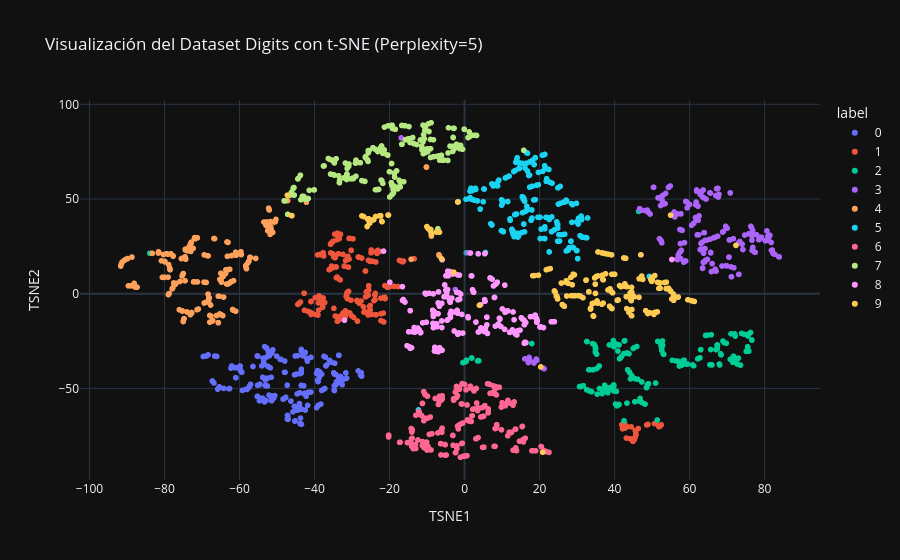
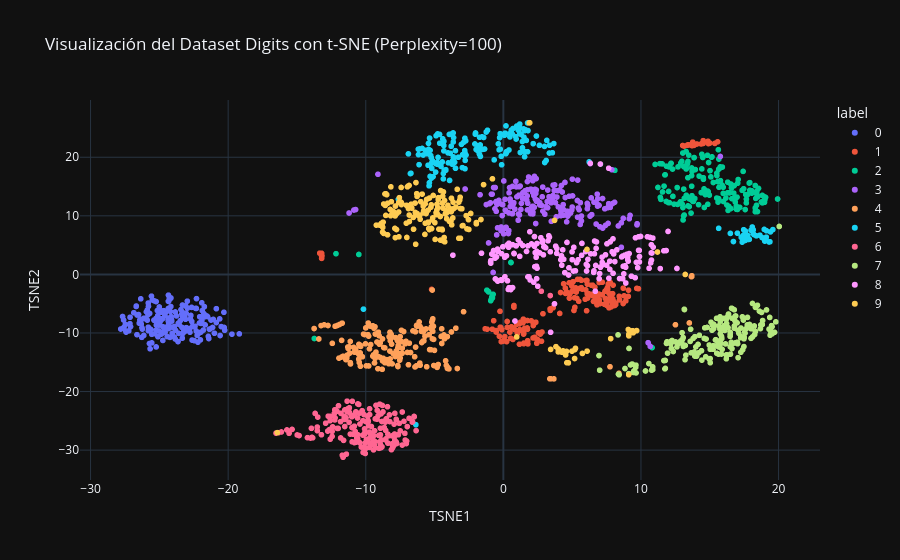
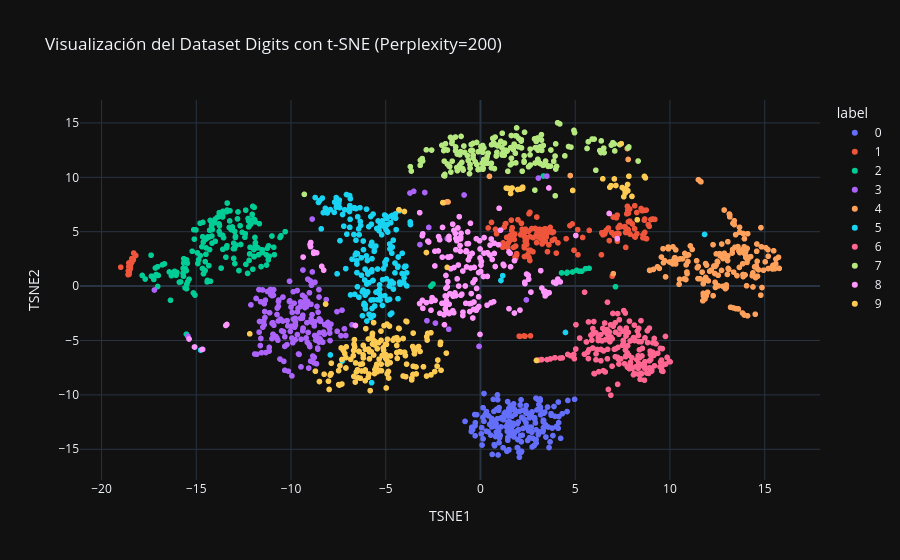

Notebook code cell kept with these figures, in order:
### Code cell
'''
2. Experimenta con t-SNE: Modifica el hiperparámetro perplexity en el modelo
t-SNE a valores más bajos (ej. 5) y más altos (ej. 200). ¿Cómo cambia la
visualización? ¿Qué parece controlar este parámetro?
'''
perplexities = [5, 100, 200]

for p in perplexities:
    tsne = TSNE(n_components=2, perplexity=p, random_state=1)
    X_tsne = tsne.fit_transform(X_scaled)

    df_tsne = pd.DataFrame(data=X_tsne, columns=['TSNE1', 'TSNE2'])
    df_tsne['label'] = y.astype(str)

    # Visualizamos
    fig = px.scatter(df_tsne, x='TSNE1', y='TSNE2', color='label',
                    title=f'Visualización del Dataset Digits con t-SNE (Perplexity={p})',
                    labels={'color': 'Dígito'})
    fig.show()

'''
El parámetro de perplexity controla el "radio de vecindad" que el método
utiliza para construir su distribucion de probabilidad.

Un valor bajo de perplexity preserva las características de clusters pequeños
y su relación con vecinos próximos.

Un valor más alto de perplexity tendra en cuenta vecinos mas distantes, y
dará mayor información acerca de la estructura global de los datos.
'''

### Figure 1 — Plotly figure (JSON) as saved in the notebook; plotly's stock layout.template omitted (floating-point values rounded to 4 significant figures; data arrays with more than 128 entries replaced by an {"elided": "..."} marker saying what was removed)
{"data": [{"hovertemplate": "label=0<br>TSNE1=%{x}<br>TSNE2=%{y}<extra></extra>", "legendgroup": "0", "marker": {"color": "#636efa", "symbol": "circle"}, "mode": "markers", "name": "0", "showlegend": true, "x": {"elided": "178 float values"}, "xaxis": "x", "y": {"elided": "178 float values"}, "yaxis": "y", "type": "scattergl"}, {"hovertemplate": "label=1<br>TSNE1=%{x}<br>TSNE2=%{y}<extra></extra>", "legendgroup": "1", "marker": {"color": "#EF553B", "symbol": "circle"}, "mode": "markers", "name": "1", "showlegend": true, "x": {"elided": "182 float values"}, "xaxis": "x", "y": {"elided": "182 float values"}, "yaxis": "y", "type": "scattergl"}, {"hovertemplate": "label=2<br>TSNE1=%{x}<br>TSNE2=%{y}<extra></extra>", "legendgroup": "2", "marker": {"color": "#00cc96", "symbol": "circle"}, "mode": "markers", "name": "2", "showlegend": true, "x": {"elided": "177 float values"}, "xaxis": "x", "y": {"elided": "177 float values"}, "yaxis": "y", "type": "scattergl"}, {"hovertemplate": "label=3<br>TSNE1=%{x}<br>TSNE2=%{y}<extra></extra>", "legendgroup": "3", "marker": {"color": "#ab63fa", "symbol": "circle"}, "mode": "markers", "name": "3", "showlegend": true, "x": {"elided": "183 float values"}, "xaxis": "x", "y": {"elided": "183 float values"}, "yaxis": "y", "type": "scattergl"}, {"hovertemplate": "label=4<br>TSNE1=%{x}<br>TSNE2=%{y}<extra></extra>", "legendgroup": "4", "marker": {"color": "#FFA15A", "symbol": "circle"}, "mode": "markers", "name": "4", "showlegend": true, "x": {"elided": "181 float values"}, "xaxis": "x", "y": {"elided": "181 float values"}, "yaxis": "y", "type": "scattergl"}, {"hovertemplate": "label=5<br>TSNE1=%{x}<br>TSNE2=%{y}<extra></extra>", "legendgroup": "5", "marker": {"color": "#19d3f3", "symbol": "circle"}, "mode": "markers", "name": "5", "showlegend": true, "x": {"elided": "182 float values"}, "xaxis": "x", "y": {"elided": "182 float values"}, "yaxis": "y", "type": "scattergl"}, {"hovertemplate": "label=6<br>TSNE1=%{x}<br>TSNE2=%{y}<extra></extra>", "legendgroup": "6", "marker": {"color": "#FF6692", "symbol": "circle"}, "mode": "markers", "name": "6", "showlegend": true, "x": {"elided": "181 float values"}, "xaxis": "x", "y": {"elided": "181 float values"}, "yaxis": "y", "type": "scattergl"}, {"hovertemplate": "label=7<br>TSNE1=%{x}<br>TSNE2=%{y}<extra></extra>", "legendgroup": "7", "marker": {"color": "#B6E880", "symbol": "circle"}, "mode": "markers", "name": "7", "showlegend": true, "x": {"elided": "179 float values"}, "xaxis": "x", "y": {"elided": "179 float values"}, "yaxis": "y", "type": "scattergl"}, {"hovertemplate": "label=8<br>TSNE1=%{x}<br>TSNE2=%{y}<extra></extra>", "legendgroup": "8", "marker": {"color": "#FF97FF", "symbol": "circle"}, "mode": "markers", "name": "8", "showlegend": true, "x": {"elided": "174 float values"}, "xaxis": "x", "y": {"elided": "174 float values"}, "yaxis": "y", "type": "scattergl"}, {"hovertemplate": "label=9<br>TSNE1=%{x}<br>TSNE2=%{y}<extra></extra>", "legendgroup": "9", "marker": {"color": "#FECB52", "symbol": "circle"}, "mode": "markers", "name": "9", "showlegend": true, "x": {"elided": "180 float values"}, "xaxis": "x", "y": {"elided": "180 float values"}, "yaxis": "y", "type": "scattergl"}], "layout": {"xaxis": {"anchor": "y", "domain": [0.0, 1.0], "title": {"text": "TSNE1"}}, "yaxis": {"anchor": "x", "domain": [0.0, 1.0], "title": {"text": "TSNE2"}}, "legend": {"title": {"text": "label"}, "tracegroupgap": 0}, "title": {"text": "Visualización del Dataset Digits con t-SNE (Perplexity=5)"}}}

### Figure 2 — Plotly figure (JSON) as saved in the notebook; plotly's stock layout.template omitted (floating-point values rounded to 4 significant figures; data arrays with more than 128 entries replaced by an {"elided": "..."} marker saying what was removed)
{"data": [{"hovertemplate": "label=0<br>TSNE1=%{x}<br>TSNE2=%{y}<extra></extra>", "legendgroup": "0", "marker": {"color": "#636efa", "symbol": "circle"}, "mode": "markers", "name": "0", "showlegend": true, "x": {"elided": "178 float values"}, "xaxis": "x", "y": {"elided": "178 float values"}, "yaxis": "y", "type": "scattergl"}, {"hovertemplate": "label=1<br>TSNE1=%{x}<br>TSNE2=%{y}<extra></extra>", "legendgroup": "1", "marker": {"color": "#EF553B", "symbol": "circle"}, "mode": "markers", "name": "1", "showlegend": true, "x": {"elided": "182 float values"}, "xaxis": "x", "y": {"elided": "182 float values"}, "yaxis": "y", "type": "scattergl"}, {"hovertemplate": "label=2<br>TSNE1=%{x}<br>TSNE2=%{y}<extra></extra>", "legendgroup": "2", "marker": {"color": "#00cc96", "symbol": "circle"}, "mode": "markers", "name": "2", "showlegend": true, "x": {"elided": "177 float values"}, "xaxis": "x", "y": {"elided": "177 float values"}, "yaxis": "y", "type": "scattergl"}, {"hovertemplate": "label=3<br>TSNE1=%{x}<br>TSNE2=%{y}<extra></extra>", "legendgroup": "3", "marker": {"color": "#ab63fa", "symbol": "circle"}, "mode": "markers", "name": "3", "showlegend": true, "x": {"elided": "183 float values"}, "xaxis": "x", "y": {"elided": "183 float values"}, "yaxis": "y", "type": "scattergl"}, {"hovertemplate": "label=4<br>TSNE1=%{x}<br>TSNE2=%{y}<extra></extra>", "legendgroup": "4", "marker": {"color": "#FFA15A", "symbol": "circle"}, "mode": "markers", "name": "4", "showlegend": true, "x": {"elided": "181 float values"}, "xaxis": "x", "y": {"elided": "181 float values"}, "yaxis": "y", "type": "scattergl"}, {"hovertemplate": "label=5<br>TSNE1=%{x}<br>TSNE2=%{y}<extra></extra>", "legendgroup": "5", "marker": {"color": "#19d3f3", "symbol": "circle"}, "mode": "markers", "name": "5", "showlegend": true, "x": {"elided": "182 float values"}, "xaxis": "x", "y": {"elided": "182 float values"}, "yaxis": "y", "type": "scattergl"}, {"hovertemplate": "label=6<br>TSNE1=%{x}<br>TSNE2=%{y}<extra></extra>", "legendgroup": "6", "marker": {"color": "#FF6692", "symbol": "circle"}, "mode": "markers", "name": "6", "showlegend": true, "x": {"elided": "181 float values"}, "xaxis": "x", "y": {"elided": "181 float values"}, "yaxis": "y", "type": "scattergl"}, {"hovertemplate": "label=7<br>TSNE1=%{x}<br>TSNE2=%{y}<extra></extra>", "legendgroup": "7", "marker": {"color": "#B6E880", "symbol": "circle"}, "mode": "markers", "name": "7", "showlegend": true, "x": {"elided": "179 float values"}, "xaxis": "x", "y": {"elided": "179 float values"}, "yaxis": "y", "type": "scattergl"}, {"hovertemplate": "label=8<br>TSNE1=%{x}<br>TSNE2=%{y}<extra></extra>", "legendgroup": "8", "marker": {"color": "#FF97FF", "symbol": "circle"}, "mode": "markers", "name": "8", "showlegend": true, "x": {"elided": "174 float values"}, "xaxis": "x", "y": {"elided": "174 float values"}, "yaxis": "y", "type": "scattergl"}, {"hovertemplate": "label=9<br>TSNE1=%{x}<br>TSNE2=%{y}<extra></extra>", "legendgroup": "9", "marker": {"color": "#FECB52", "symbol": "circle"}, "mode": "markers", "name": "9", "showlegend": true, "x": {"elided": "180 float values"}, "xaxis": "x", "y": {"elided": "180 float values"}, "yaxis": "y", "type": "scattergl"}], "layout": {"xaxis": {"anchor": "y", "domain": [0.0, 1.0], "title": {"text": "TSNE1"}}, "yaxis": {"anchor": "x", "domain": [0.0, 1.0], "title": {"text": "TSNE2"}}, "legend": {"title": {"text": "label"}, "tracegroupgap": 0}, "title": {"text": "Visualización del Dataset Digits con t-SNE (Perplexity=100)"}}}

### Figure 3 — Plotly figure (JSON) as saved in the notebook; plotly's stock layout.template omitted (floating-point values rounded to 4 significant figures; data arrays with more than 128 entries replaced by an {"elided": "..."} marker saying what was removed)
{"data": [{"hovertemplate": "label=0<br>TSNE1=%{x}<br>TSNE2=%{y}<extra></extra>", "legendgroup": "0", "marker": {"color": "#636efa", "symbol": "circle"}, "mode": "markers", "name": "0", "showlegend": true, "x": {"elided": "178 float values"}, "xaxis": "x", "y": {"elided": "178 float values"}, "yaxis": "y", "type": "scattergl"}, {"hovertemplate": "label=1<br>TSNE1=%{x}<br>TSNE2=%{y}<extra></extra>", "legendgroup": "1", "marker": {"color": "#EF553B", "symbol": "circle"}, "mode": "markers", "name": "1", "showlegend": true, "x": {"elided": "182 float values"}, "xaxis": "x", "y": {"elided": "182 float values"}, "yaxis": "y", "type": "scattergl"}, {"hovertemplate": "label=2<br>TSNE1=%{x}<br>TSNE2=%{y}<extra></extra>", "legendgroup": "2", "marker": {"color": "#00cc96", "symbol": "circle"}, "mode": "markers", "name": "2", "showlegend": true, "x": {"elided": "177 float values"}, "xaxis": "x", "y": {"elided": "177 float values"}, "yaxis": "y", "type": "scattergl"}, {"hovertemplate": "label=3<br>TSNE1=%{x}<br>TSNE2=%{y}<extra></extra>", "legendgroup": "3", "marker": {"color": "#ab63fa", "symbol": "circle"}, "mode": "markers", "name": "3", "showlegend": true, "x": {"elided": "183 float values"}, "xaxis": "x", "y": {"elided": "183 float values"}, "yaxis": "y", "type": "scattergl"}, {"hovertemplate": "label=4<br>TSNE1=%{x}<br>TSNE2=%{y}<extra></extra>", "legendgroup": "4", "marker": {"color": "#FFA15A", "symbol": "circle"}, "mode": "markers", "name": "4", "showlegend": true, "x": {"elided": "181 float values"}, "xaxis": "x", "y": {"elided": "181 float values"}, "yaxis": "y", "type": "scattergl"}, {"hovertemplate": "label=5<br>TSNE1=%{x}<br>TSNE2=%{y}<extra></extra>", "legendgroup": "5", "marker": {"color": "#19d3f3", "symbol": "circle"}, "mode": "markers", "name": "5", "showlegend": true, "x": {"elided": "182 float values"}, "xaxis": "x", "y": {"elided": "182 float values"}, "yaxis": "y", "type": "scattergl"}, {"hovertemplate": "label=6<br>TSNE1=%{x}<br>TSNE2=%{y}<extra></extra>", "legendgroup": "6", "marker": {"color": "#FF6692", "symbol": "circle"}, "mode": "markers", "name": "6", "showlegend": true, "x": {"elided": "181 float values"}, "xaxis": "x", "y": {"elided": "181 float values"}, "yaxis": "y", "type": "scattergl"}, {"hovertemplate": "label=7<br>TSNE1=%{x}<br>TSNE2=%{y}<extra></extra>", "legendgroup": "7", "marker": {"color": "#B6E880", "symbol": "circle"}, "mode": "markers", "name": "7", "showlegend": true, "x": {"elided": "179 float values"}, "xaxis": "x", "y": {"elided": "179 float values"}, "yaxis": "y", "type": "scattergl"}, {"hovertemplate": "label=8<br>TSNE1=%{x}<br>TSNE2=%{y}<extra></extra>", "legendgroup": "8", "marker": {"color": "#FF97FF", "symbol": "circle"}, "mode": "markers", "name": "8", "showlegend": true, "x": {"elided": "174 float values"}, "xaxis": "x", "y": {"elided": "174 float values"}, "yaxis": "y", "type": "scattergl"}, {"hovertemplate": "label=9<br>TSNE1=%{x}<br>TSNE2=%{y}<extra></extra>", "legendgroup": "9", "marker": {"color": "#FECB52", "symbol": "circle"}, "mode": "markers", "name": "9", "showlegend": true, "x": {"elided": "180 float values"}, "xaxis": "x", "y": {"elided": "180 float values"}, "yaxis": "y", "type": "scattergl"}], "layout": {"xaxis": {"anchor": "y", "domain": [0.0, 1.0], "title": {"text": "TSNE1"}}, "yaxis": {"anchor": "x", "domain": [0.0, 1.0], "title": {"text": "TSNE2"}}, "legend": {"title": {"text": "label"}, "tracegroupgap": 0}, "title": {"text": "Visualización del Dataset Digits con t-SNE (Perplexity=200)"}}}
